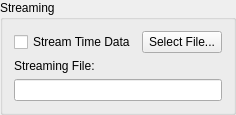
      <widget class="QGroupBox" name="streaming_groupbox">
       <property name="sizePolicy">
        <sizepolicy hsizetype="Minimum" vsizetype="Preferred">
         <horstretch>0</horstretch>
         <verstretch>0</verstretch>
        </sizepolicy>
       </property>
       <property name="title">
        <string>Streaming</string>
       </property>
       <layout class="QVBoxLayout" name="verticalLayout_5">
        <item>
         <layout class="QHBoxLayout" name="streaming_layout">
          <item>
           <widget class="QCheckBox" name="stream_transfer_function_data_checkbox">
            <property name="toolTip">
             <string>&lt;html&gt;&lt;head/&gt;&lt;body&gt;&lt;p&gt;&lt;span style=&quot; font-weight:600;&quot;&gt;Stream Time Data&lt;/span&gt;&lt;/p&gt;&lt;p&gt;If checked, time data from system identification will be streamed to disk.&lt;/p&gt;&lt;/body&gt;&lt;/html&gt;</string>
            </property>
            <property name="text">
             <string>Stream Time Data</string>
            </property>
           </widget>
          </item>
          <item>
           <widget class="QPushButton" name="select_transfer_function_stream_file_button">
            <property name="toolTip">
             <string>&lt;html&gt;&lt;head/&gt;&lt;body&gt;&lt;p&gt;&lt;span style=&quot; font-weight:600;&quot;&gt;Select File...&lt;/span&gt;&lt;/p&gt;&lt;p&gt;Opens a file dialog to select the file to which the system identification data will be streamed.&lt;/p&gt;&lt;/body&gt;&lt;/html&gt;</string>
            </property>
            <property name="text">
             <string>Select File...</string>
            </property>
           </widget>
          </item>
         </layout>
        </item>
        <item>
         <widget class="QLabel" name="transfer_function_stream_file_label">
          <property name="text">
           <string>Streaming File:</string>
          </property>
         </widget>
        </item>
        <item>
         <widget class="QLineEdit" name="transfer_function_stream_file_display">
          <property name="sizePolicy">
           <sizepolicy hsizetype="Minimum" vsizetype="Fixed">
            <horstretch>0</horstretch>
            <verstretch>0</verstretch>
           </sizepolicy>
          </property>
          <property name="toolTip">
           <string>&lt;html&gt;&lt;head/&gt;&lt;body&gt;&lt;p&gt;&lt;span style=&quot; font-weight:600;&quot;&gt;Streaming File:&lt;/span&gt;&lt;/p&gt;&lt;p&gt;File to which system identification data will be streamed.&lt;/p&gt;&lt;/body&gt;&lt;/html&gt;</string>
          </property>
          <property name="readOnly">
           <bool>true</bool>
          </property>
         </widget>
        </item>
       </layout>
      </widget>
